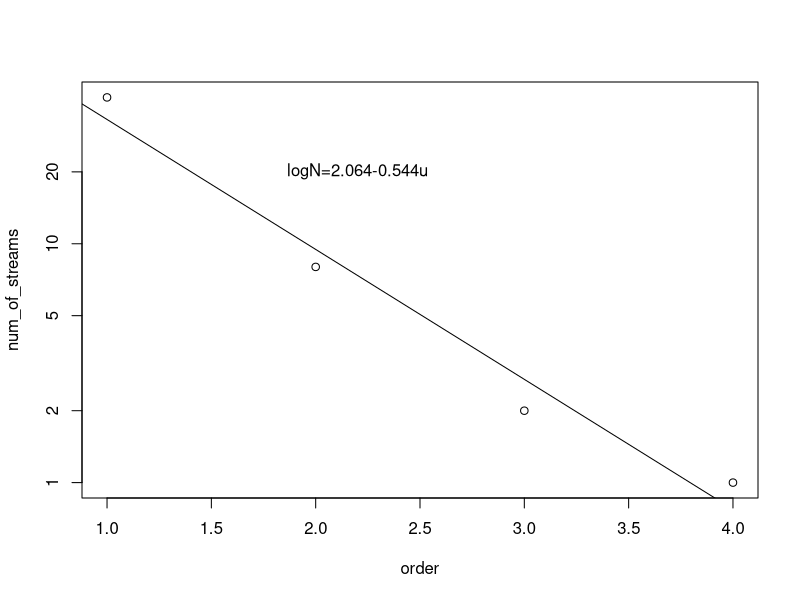

Reproduce this figure in R.
## ---- chunk 1
knitr::opts_chunk$set(echo = TRUE)
## ---- chunk 2
d <- read.csv("pant_stats.txt", skip=1, header=TRUE)
d
## ---- chunk 3
rbp <- mean(d$num_of_streams[-length(d$num_of_streams)]/d$num_of_streams[-1])
rbp
## ---- chunk 4
mod <- lm(log10(num_of_streams) ~ order, data=d)
plot(num_of_streams~order, data=d, log="y")
abline(mod)
text(2.2, 20, 'logN=2.064-0.544u')
## ---- chunk 5
mod$coefficients[[2]]
## ---- chunk 6
rb <- 1/10^mod$coefficients[[2]]
round(rb,4)
